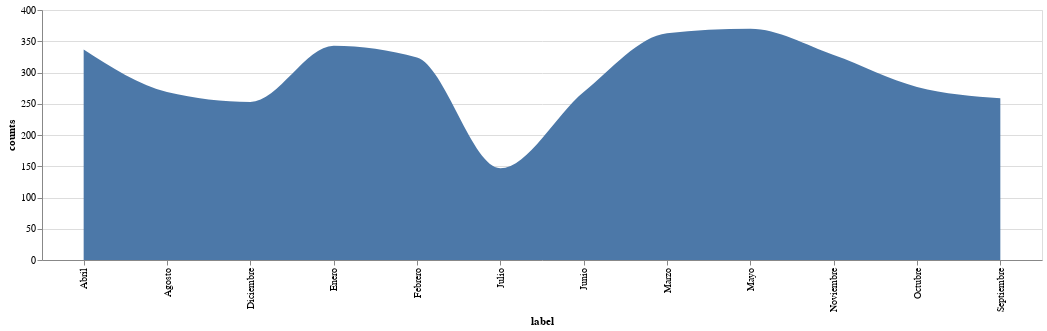

Notebook cell for this chart:
### Markdown cell above
###Datos temporales

### Code cell
temp= alt.Chart(tab).mark_area(
    clip=True,
    interpolate='monotone'
).encode(
    alt.X('label', 
          scale=alt.Scale(zero=True, nice=True)),
    alt.Y('counts:Q', title='counts', 
          axis=alt.Axis(format='0f')),
    opacity=alt.value(5)
).properties(
    width=1000,
    height=250
)
temp

### Figure 1 — Vega-Lite specification as saved in the notebook (floating-point values rounded to 4 significant figures)
{"config": {"view": {"continuousWidth": 400, "continuousHeight": 300}}, "data": {"name": "data-8a811b356ad12192ad9fa56601184fd1"}, "mark": {"type": "area", "clip": true, "interpolate": "monotone"}, "encoding": {"opacity": {"value": 5}, "x": {"field": "label", "scale": {"nice": true, "zero": true}, "type": "nominal"}, "y": {"axis": {"format": "0f"}, "field": "counts", "title": "counts", "type": "quantitative"}}, "height": 250, "width": 1000, "$schema": "https://vega.github.io/schema/vega-lite/v4.17.0.json", "datasets": {"data-8a811b356ad12192ad9fa56601184fd1": [{"label": "Mayo", "counts": 370}, {"label": "Marzo", "counts": 363}, {"label": "Enero", "counts": 343}, {"label": "Abril", "counts": 337}, {"label": "Noviembre", "counts": 328}, {"label": "Febrero", "counts": 324}, {"label": "Octubre", "counts": 277}, {"label": "Junio", "counts": 269}, {"label": "Agosto", "counts": 269}, {"label": "Septiembre", "counts": 259}, {"label": "Diciembre", "counts": 253}, {"label": "Julio", "counts": 147}]}}
